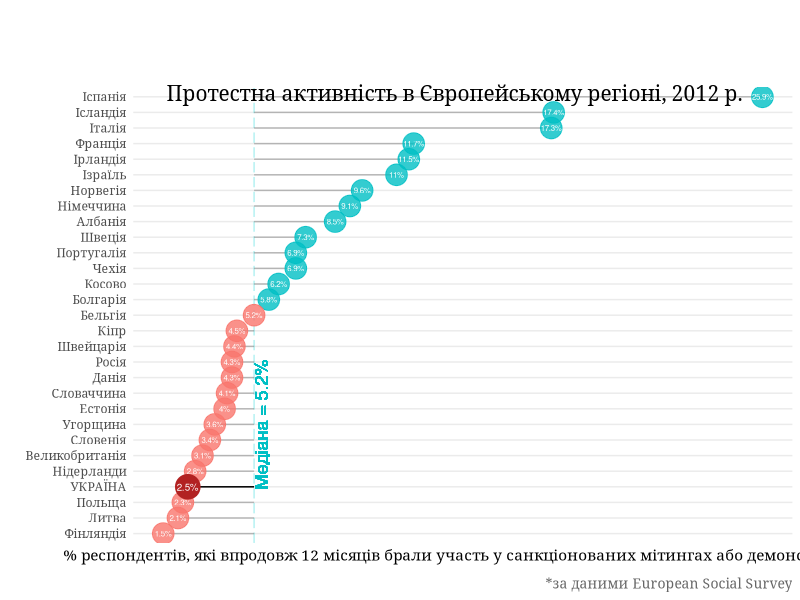
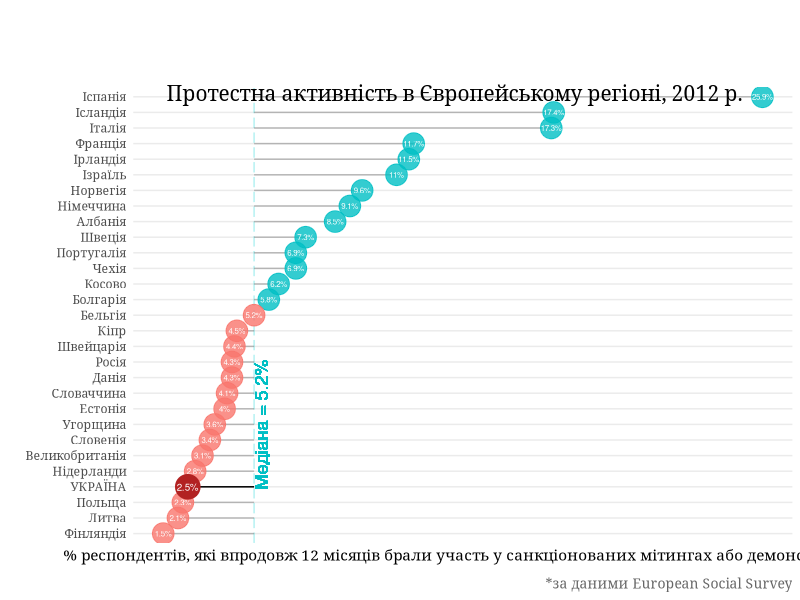

The R source for these figures, in order:
Sys.setlocale(category ="LC_ALL", locale = "Ru_Ru") 
library(ggplot2)

dat.ess <- read.csv2("linegraph with median.csv")
# превращаем в фактор и выстраиваем порядок для оси у
dat.ess$Country <- factor(dat.ess$Country, 
                          levels = dat.ess[order(dat.ess$Protest, decreasing = F),]$Country)

# добавляем укр. названия стран
dat.ess$Country.ukr <- c("Іспанія", "Ісландія", "Італія", "Франція", "Ірландія", "Ізраїль",
                         "Норвегія", "Німеччина", "Албанія", "Швеція", "Чехія", "Португалія",
                         "Косово", "Болгарія", "Бельгія", "Кіпр", "Швейцарія", "Данія", "Росія",
                         "Словаччина", "Естонія", "Угорщина", "Словенія", "Великобританія",
                         "Нідерланди", "УКРАЇНА", "Польща", "Литва", "Фінляндія")
# тоже превращаем в упорядоченную факторную переменную
dat.ess$Country.ukr <- factor(dat.ess$Country.ukr, 
                          levels = dat.ess[order(dat.ess$Protest, decreasing = F),]$Country.ukr)

# Есть 2 варианта - считать среднее или медиану. 
mean(dat.ess$Protest)
median(dat.ess$Protest)

# Но среднее значительно выше (из-за "выброса" Испании), потому будем использовать медиану

dat.ess$Median <- median(dat.ess$Protest)

# новая переменная, обозначающа выше ли значение чем медиана (=TRUE) или ниже (=FALSE)
dat.ess$Above.med <- ifelse(dat.ess$Protest - dat.ess$Median > 0, TRUE, FALSE)

# делаем сабсет для Украины (чтобы потом выделить на графике)
dat.Ukr <- subset(dat.ess, dat.ess$Country == "Ukraine")


# график
ggplot(dat.ess, aes(x = Protest, y = Country.ukr)) +
  geom_vline(xintercept = dat.ess$Median, color = "darkturquoise", linetype = "longdash", alpha = 0.3) + # рисуем линию медианы
  geom_segment(aes(x = Median, xend = Protest, y = Country.ukr, yend = Country.ukr), color = "grey50", alpha = 0.5)+ # рисуем серые отрезки от медианы до значения Protest
  geom_point(aes(color = dat.ess$Above.med),alpha = 0.8, size = 7) + # рисуем точки, цвет зависит от значения Above.med, (прозрачность = 0.8)
  geom_text(aes(label = paste0(Protest,"%")), size = 2, color = "white")+ # подписываем значения, добавляем знак "%" + размер и цвет
  geom_segment(data = dat.Ukr, aes(x = Median, y = Country.ukr, xend = Protest, yend = Country.ukr), color = "black")+
  geom_point(data = dat.Ukr, size = 8, color = "firebrick")+ # выделяем точку для Украины
  geom_text(data = dat.Ukr, aes(label = paste0(Protest,"%")),size = 2.5, color = "white")+ # подписываем значение для Украины
  geom_text(aes(label="Медіана = 5.2%", x=dat.ess$Median+0.3, y=8, angle = 90, size = 2.5), color="#00BFC4")+ # подписываем медиану, угол 90
  labs(x = "% респондентів, які впродовж 12 місяців брали участь у санкціонованих мітингах або демонстраціях",# название графика и осей
       y = "",
       title = "\nПротестна активність в Європейському регіоні, 2012 р.\n",
       caption = "*за даними European Social Survey")+
  theme_minimal()+
  theme(panel.grid.major.x = element_blank(), # наводим марафет в теме
        panel.grid.minor = element_blank(),
        axis.ticks.x = element_blank(),
        axis.text.x = element_blank(),
        legend.position = "none",
        plot.caption = element_text(size = 10, margin = margin(t=10),color = "grey40"),
        plot.title = element_text(size = 15, margin = margin(b=10),
                                  hjust = 0.4, vjust=-10),
        text = element_text(family = "Georgia")) # меняем шрифт

ggsave("linegraph with median.png")

